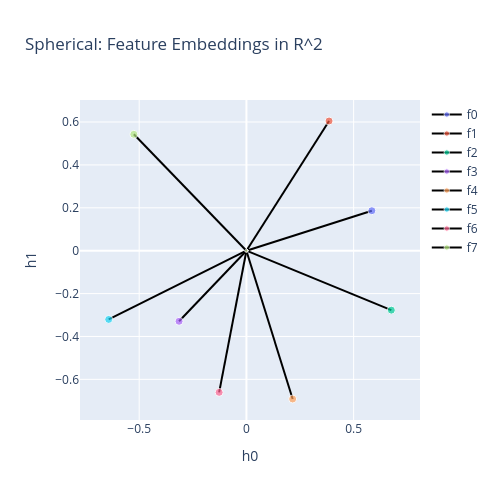
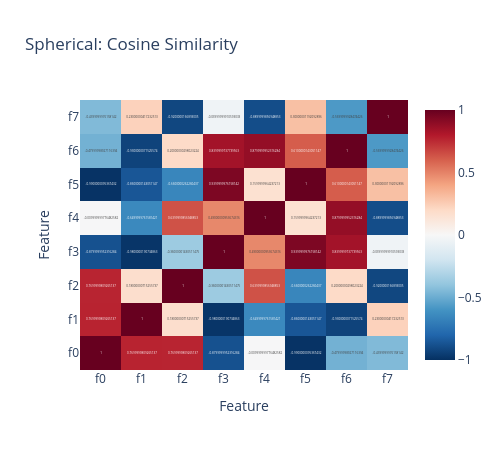
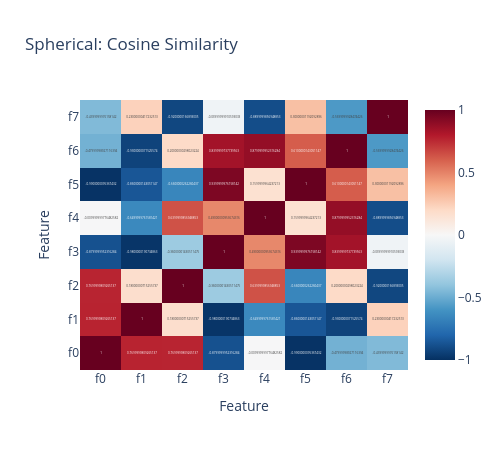

The notebook cell saved with these charts, in order:
### Markdown cell above
With only 2 hidden dimensions, the AE must project 8 features from a circle
into R^2. Let's see how the embeddings arrange -- they should form a
polygon-like pattern reflecting the circular topology.

### Code cell
labels_sphere = [f"f{i}" for i in range(N_FEAT_SPHERE)]
plot_embedding_2d(tm_sphere, "Spherical: Feature Embeddings in R^2", labels_sphere)
plot_cosine_heatmap(tm_sphere, "Spherical: Cosine Similarity", labels_sphere)

# The embedding should approximate the circular arrangement: adjacent features
# (by angle) should have high cosine similarity, opposite features should
# have negative similarity. This is a hallmark of the manifold structure
# leaking through into the learned geometry.

### Figure 1 — Plotly figure (JSON) as saved in the notebook; plotly's stock layout.template omitted (floating-point values rounded to 4 significant figures)
{"data": [{"hovertext": "f0: norm=0.614", "line": {"width": 2}, "marker": {"cmax": 0.755, "cmin": 0, "color": 0.6138, "colorscale": [[0, "#440154"], [0.1111, "#482878"], [0.2222, "#3e4989"], [0.3333, "#31688e"], [0.4444, "#26828e"], [0.5556, "#1f9e89"], [0.6667, "#35b779"], [0.7778, "#6ece58"], [0.8889, "#b5de2b"], [1, "#fde725"]], "size": [3, 8]}, "mode": "lines+markers", "name": "f0", "type": "scatter", "x": [0, 0.5849], "y": [0, 0.1864]}, {"hovertext": "f1: norm=0.717", "line": {"width": 2}, "marker": {"cmax": 0.755, "cmin": 0, "color": 0.7171, "colorscale": [[0, "#440154"], [0.1111, "#482878"], [0.2222, "#3e4989"], [0.3333, "#31688e"], [0.4444, "#26828e"], [0.5556, "#1f9e89"], [0.6667, "#35b779"], [0.7778, "#6ece58"], [0.8889, "#b5de2b"], [1, "#fde725"]], "size": [3, 8]}, "mode": "lines+markers", "name": "f1", "type": "scatter", "x": [0, 0.3853], "y": [0, 0.6047]}, {"hovertext": "f2: norm=0.730", "line": {"width": 2}, "marker": {"cmax": 0.755, "cmin": 0, "color": 0.7302, "colorscale": [[0, "#440154"], [0.1111, "#482878"], [0.2222, "#3e4989"], [0.3333, "#31688e"], [0.4444, "#26828e"], [0.5556, "#1f9e89"], [0.6667, "#35b779"], [0.7778, "#6ece58"], [0.8889, "#b5de2b"], [1, "#fde725"]], "size": [3, 8]}, "mode": "lines+markers", "name": "f2", "type": "scatter", "x": [0, 0.6756], "y": [0, -0.2771]}, {"hovertext": "f3: norm=0.455", "line": {"width": 2}, "marker": {"cmax": 0.755, "cmin": 0, "color": 0.4549, "colorscale": [[0, "#440154"], [0.1111, "#482878"], [0.2222, "#3e4989"], [0.3333, "#31688e"], [0.4444, "#26828e"], [0.5556, "#1f9e89"], [0.6667, "#35b779"], [0.7778, "#6ece58"], [0.8889, "#b5de2b"], [1, "#fde725"]], "size": [3, 8]}, "mode": "lines+markers", "name": "f3", "type": "scatter", "x": [0, -0.3141], "y": [0, -0.3292]}, {"hovertext": "f4: norm=0.724", "line": {"width": 2}, "marker": {"cmax": 0.755, "cmin": 0, "color": 0.7243, "colorscale": [[0, "#440154"], [0.1111, "#482878"], [0.2222, "#3e4989"], [0.3333, "#31688e"], [0.4444, "#26828e"], [0.5556, "#1f9e89"], [0.6667, "#35b779"], [0.7778, "#6ece58"], [0.8889, "#b5de2b"], [1, "#fde725"]], "size": [3, 8]}, "mode": "lines+markers", "name": "f4", "type": "scatter", "x": [0, 0.2156], "y": [0, -0.6915]}, {"hovertext": "f5: norm=0.718", "line": {"width": 2}, "marker": {"cmax": 0.755, "cmin": 0, "color": 0.7177, "colorscale": [[0, "#440154"], [0.1111, "#482878"], [0.2222, "#3e4989"], [0.3333, "#31688e"], [0.4444, "#26828e"], [0.5556, "#1f9e89"], [0.6667, "#35b779"], [0.7778, "#6ece58"], [0.8889, "#b5de2b"], [1, "#fde725"]], "size": [3, 8]}, "mode": "lines+markers", "name": "f5", "type": "scatter", "x": [0, -0.6422], "y": [0, -0.3205]}, {"hovertext": "f6: norm=0.673", "line": {"width": 2}, "marker": {"cmax": 0.755, "cmin": 0, "color": 0.6727, "colorscale": [[0, "#440154"], [0.1111, "#482878"], [0.2222, "#3e4989"], [0.3333, "#31688e"], [0.4444, "#26828e"], [0.5556, "#1f9e89"], [0.6667, "#35b779"], [0.7778, "#6ece58"], [0.8889, "#b5de2b"], [1, "#fde725"]], "size": [3, 8]}, "mode": "lines+markers", "name": "f6", "type": "scatter", "x": [0, -0.1272], "y": [0, -0.6605]}, {"hovertext": "f7: norm=0.755", "line": {"width": 2}, "marker": {"cmax": 0.755, "cmin": 0, "color": 0.755, "colorscale": [[0, "#440154"], [0.1111, "#482878"], [0.2222, "#3e4989"], [0.3333, "#31688e"], [0.4444, "#26828e"], [0.5556, "#1f9e89"], [0.6667, "#35b779"], [0.7778, "#6ece58"], [0.8889, "#b5de2b"], [1, "#fde725"]], "size": [3, 8]}, "mode": "lines+markers", "name": "f7", "type": "scatter", "x": [0, -0.5249], "y": [0, 0.5427]}], "layout": {"height": 500, "showlegend": true, "title": {"text": "Spherical: Feature Embeddings in R^2"}, "width": 500, "xaxis": {"scaleanchor": "y", "scaleratio": 1, "title": {"text": "h0"}}, "yaxis": {"title": {"text": "h1"}}}}

### Figure 2 — Plotly figure (JSON) as saved in the notebook; plotly's stock layout.template omitted (floating-point values rounded to 4 significant figures)
{"data": [{"colorscale": [[0, "rgb(5,48,97)"], [0.1, "rgb(33,102,172)"], [0.2, "rgb(67,147,195)"], [0.3, "rgb(146,197,222)"], [0.4, "rgb(209,229,240)"], [0.5, "rgb(247,247,247)"], [0.6, "rgb(253,219,199)"], [0.7, "rgb(244,165,130)"], [0.8, "rgb(214,96,77)"], [0.9, "rgb(178,24,43)"], [1, "rgb(103,0,31)"]], "text": [[1.0, 0.77, 0.77, -0.88, -0.01, -0.99, -0.48, -0.44], [0.77, 1.0, 0.18, -0.98, -0.65, -0.86, -0.93, 0.23], [0.77, 0.18, 1.0, -0.36, 0.64, -0.66, 0.2, -0.92], [-0.88, -0.98, -0.36, 1.0, 0.49, 0.94, 0.84, -0.04], [-0.01, -0.65, 0.64, 0.49, 1.0, 0.16, 0.88, -0.89], [-0.99, -0.86, -0.66, 0.94, 0.16, 1.0, 0.61, 0.3], [-0.48, -0.93, 0.2, 0.84, 0.88, 0.61, 1.0, -0.57], [-0.44, 0.23, -0.92, -0.04, -0.89, 0.3, -0.57, 1.0]], "texttemplate": "%{text}", "type": "heatmap", "x": ["f0", "f1", "f2", "f3", "f4", "f5", "f6", "f7"], "y": ["f0", "f1", "f2", "f3", "f4", "f5", "f6", "f7"], "z": [[1.0, 0.7681, 0.7663, -0.8774, -0.006262, -0.9881, -0.4784, -0.4441], [0.7681, 1.0, 0.1771, -0.9811, -0.6452, -0.8574, -0.9298, 0.2326], [0.7663, 0.1771, 1.0, -0.3641, 0.6377, -0.6583, 0.1977, -0.916], [-0.8774, -0.9811, -0.3641, 1.0, 0.4852, 0.9408, 0.841, -0.04016], [-0.006262, -0.6452, 0.6377, 0.4852, 1.0, 0.16, 0.8811, -0.8932], [-0.9881, -0.8574, -0.6583, 0.9408, 0.16, 1.0, 0.6077, 0.301], [-0.4784, -0.9298, 0.1977, 0.841, 0.8811, 0.6077, 1.0, -0.5744], [-0.4441, 0.2326, -0.916, -0.04016, -0.8932, 0.301, -0.5744, 1.0]], "zmax": 1, "zmid": 0, "zmin": -1}], "layout": {"height": 450, "title": {"text": "Spherical: Cosine Similarity"}, "width": 500, "xaxis": {"title": {"text": "Feature"}}, "yaxis": {"title": {"text": "Feature"}}}}

### Figure 3 — Plotly figure (JSON) as saved in the notebook; plotly's stock layout.template omitted (floating-point values rounded to 4 significant figures)
{"data": [{"colorscale": [[0, "rgb(5,48,97)"], [0.1, "rgb(33,102,172)"], [0.2, "rgb(67,147,195)"], [0.3, "rgb(146,197,222)"], [0.4, "rgb(209,229,240)"], [0.5, "rgb(247,247,247)"], [0.6, "rgb(253,219,199)"], [0.7, "rgb(244,165,130)"], [0.8, "rgb(214,96,77)"], [0.9, "rgb(178,24,43)"], [1, "rgb(103,0,31)"]], "text": [[1.0, 0.77, 0.77, -0.88, -0.01, -0.99, -0.48, -0.44], [0.77, 1.0, 0.18, -0.98, -0.65, -0.86, -0.93, 0.23], [0.77, 0.18, 1.0, -0.36, 0.64, -0.66, 0.2, -0.92], [-0.88, -0.98, -0.36, 1.0, 0.49, 0.94, 0.84, -0.04], [-0.01, -0.65, 0.64, 0.49, 1.0, 0.16, 0.88, -0.89], [-0.99, -0.86, -0.66, 0.94, 0.16, 1.0, 0.61, 0.3], [-0.48, -0.93, 0.2, 0.84, 0.88, 0.61, 1.0, -0.57], [-0.44, 0.23, -0.92, -0.04, -0.89, 0.3, -0.57, 1.0]], "texttemplate": "%{text}", "type": "heatmap", "x": ["f0", "f1", "f2", "f3", "f4", "f5", "f6", "f7"], "y": ["f0", "f1", "f2", "f3", "f4", "f5", "f6", "f7"], "z": [[1.0, 0.7681, 0.7663, -0.8774, -0.006262, -0.9881, -0.4784, -0.4441], [0.7681, 1.0, 0.1771, -0.9811, -0.6452, -0.8574, -0.9298, 0.2326], [0.7663, 0.1771, 1.0, -0.3641, 0.6377, -0.6583, 0.1977, -0.916], [-0.8774, -0.9811, -0.3641, 1.0, 0.4852, 0.9408, 0.841, -0.04016], [-0.006262, -0.6452, 0.6377, 0.4852, 1.0, 0.16, 0.8811, -0.8932], [-0.9881, -0.8574, -0.6583, 0.9408, 0.16, 1.0, 0.6077, 0.301], [-0.4784, -0.9298, 0.1977, 0.841, 0.8811, 0.6077, 1.0, -0.5744], [-0.4441, 0.2326, -0.916, -0.04016, -0.8932, 0.301, -0.5744, 1.0]], "zmax": 1, "zmid": 0, "zmin": -1}], "layout": {"height": 450, "title": {"text": "Spherical: Cosine Similarity"}, "width": 500, "xaxis": {"title": {"text": "Feature"}}, "yaxis": {"title": {"text": "Feature"}}}}
